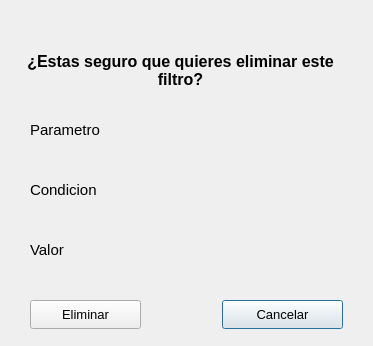
<?xml version="1.0" encoding="UTF-8"?>
<ui version="4.0">
 <class>EliminarFiltro</class>
 <widget class="QDialog" name="EliminarFiltro">
  <property name="geometry">
   <rect>
    <x>0</x>
    <y>0</y>
    <width>373</width>
    <height>346</height>
   </rect>
  </property>
  <property name="windowTitle">
   <string>Dialog</string>
  </property>
  <widget class="QPushButton" name="cancelar">
   <property name="geometry">
    <rect>
     <x>222</x>
     <y>300</y>
     <width>121</width>
     <height>29</height>
    </rect>
   </property>
   <property name="font">
    <font>
     <pointsize>10</pointsize>
    </font>
   </property>
   <property name="text">
    <string>Cancelar</string>
   </property>
  </widget>
  <widget class="QPushButton" name="eliminar">
   <property name="geometry">
    <rect>
     <x>30</x>
     <y>300</y>
     <width>111</width>
     <height>29</height>
    </rect>
   </property>
   <property name="font">
    <font>
     <pointsize>10</pointsize>
    </font>
   </property>
   <property name="text">
    <string>Eliminar</string>
   </property>
  </widget>
  <widget class="QLabel" name="label_91">
   <property name="geometry">
    <rect>
     <x>10</x>
     <y>40</y>
     <width>341</width>
     <height>61</height>
    </rect>
   </property>
   <property name="font">
    <font>
     <pointsize>12</pointsize>
     <bold>true</bold>
    </font>
   </property>
   <property name="text">
    <string>¿Estas seguro que quieres eliminar este filtro?</string>
   </property>
   <property name="alignment">
    <set>Qt::AlignCenter</set>
   </property>
   <property name="wordWrap">
    <bool>true</bool>
   </property>
  </widget>
  <widget class="QLabel" name="label">
   <property name="geometry">
    <rect>
     <x>30</x>
     <y>180</y>
     <width>101</width>
     <height>20</height>
    </rect>
   </property>
   <property name="font">
    <font>
     <pointsize>11</pointsize>
    </font>
   </property>
   <property name="text">
    <string>Condicion</string>
   </property>
  </widget>
  <widget class="QLabel" name="label_3">
   <property name="geometry">
    <rect>
     <x>30</x>
     <y>240</y>
     <width>101</width>
     <height>20</height>
    </rect>
   </property>
   <property name="font">
    <font>
     <pointsize>11</pointsize>
    </font>
   </property>
   <property name="text">
    <string>Valor</string>
   </property>
  </widget>
  <widget class="QLabel" name="label_2">
   <property name="geometry">
    <rect>
     <x>30</x>
     <y>120</y>
     <width>101</width>
     <height>20</height>
    </rect>
   </property>
   <property name="font">
    <font>
     <pointsize>11</pointsize>
    </font>
   </property>
   <property name="text">
    <string>Parametro</string>
   </property>
  </widget>
  <widget class="QLabel" name="valor">
   <property name="geometry">
    <rect>
     <x>150</x>
     <y>240</y>
     <width>191</width>
     <height>20</height>
    </rect>
   </property>
   <property name="font">
    <font>
     <pointsize>11</pointsize>
    </font>
   </property>
   <property name="layoutDirection">
    <enum>Qt::LeftToRight</enum>
   </property>
   <property name="text">
    <string notr="true"/>
   </property>
   <property name="alignment">
    <set>Qt::AlignRight|Qt::AlignTrailing|Qt::AlignVCenter</set>
   </property>
  </widget>
  <widget class="QLabel" name="condicion">
   <property name="geometry">
    <rect>
     <x>150</x>
     <y>180</y>
     <width>191</width>
     <height>20</height>
    </rect>
   </property>
   <property name="font">
    <font>
     <pointsize>11</pointsize>
    </font>
   </property>
   <property name="layoutDirection">
    <enum>Qt::LeftToRight</enum>
   </property>
   <property name="text">
    <string notr="true"/>
   </property>
   <property name="alignment">
    <set>Qt::AlignRight|Qt::AlignTrailing|Qt::AlignVCenter</set>
   </property>
  </widget>
  <widget class="QLabel" name="parametro">
   <property name="geometry">
    <rect>
     <x>150</x>
     <y>120</y>
     <width>191</width>
     <height>20</height>
    </rect>
   </property>
   <property name="font">
    <font>
     <pointsize>11</pointsize>
    </font>
   </property>
   <property name="layoutDirection">
    <enum>Qt::LeftToRight</enum>
   </property>
   <property name="text">
    <string notr="true"/>
   </property>
   <property name="alignment">
    <set>Qt::AlignRight|Qt::AlignTrailing|Qt::AlignVCenter</set>
   </property>
  </widget>
 </widget>
 <resources/>
 <connections/>
</ui>
